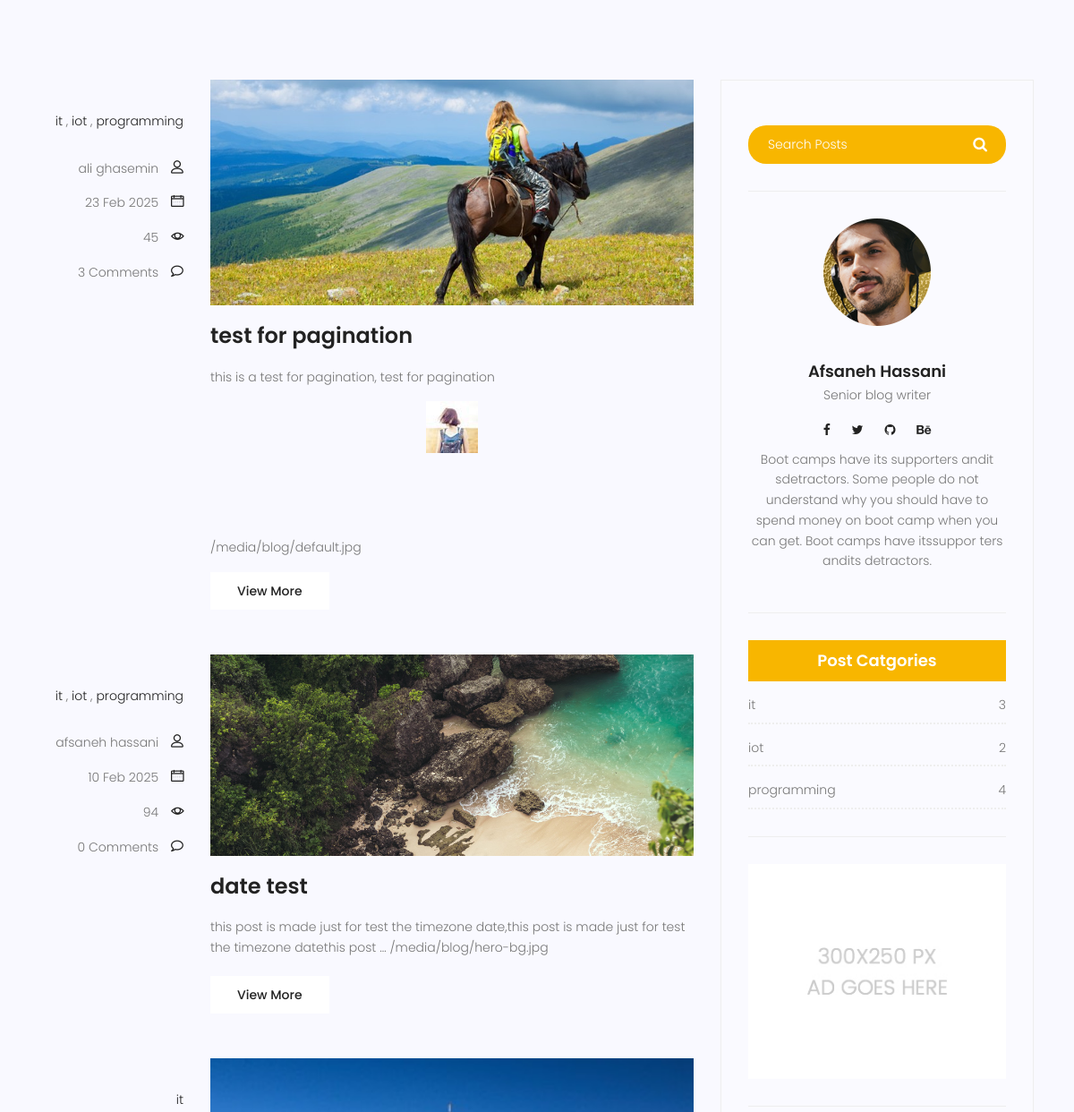
Page /blog/ (middle part) on the earlier database version.
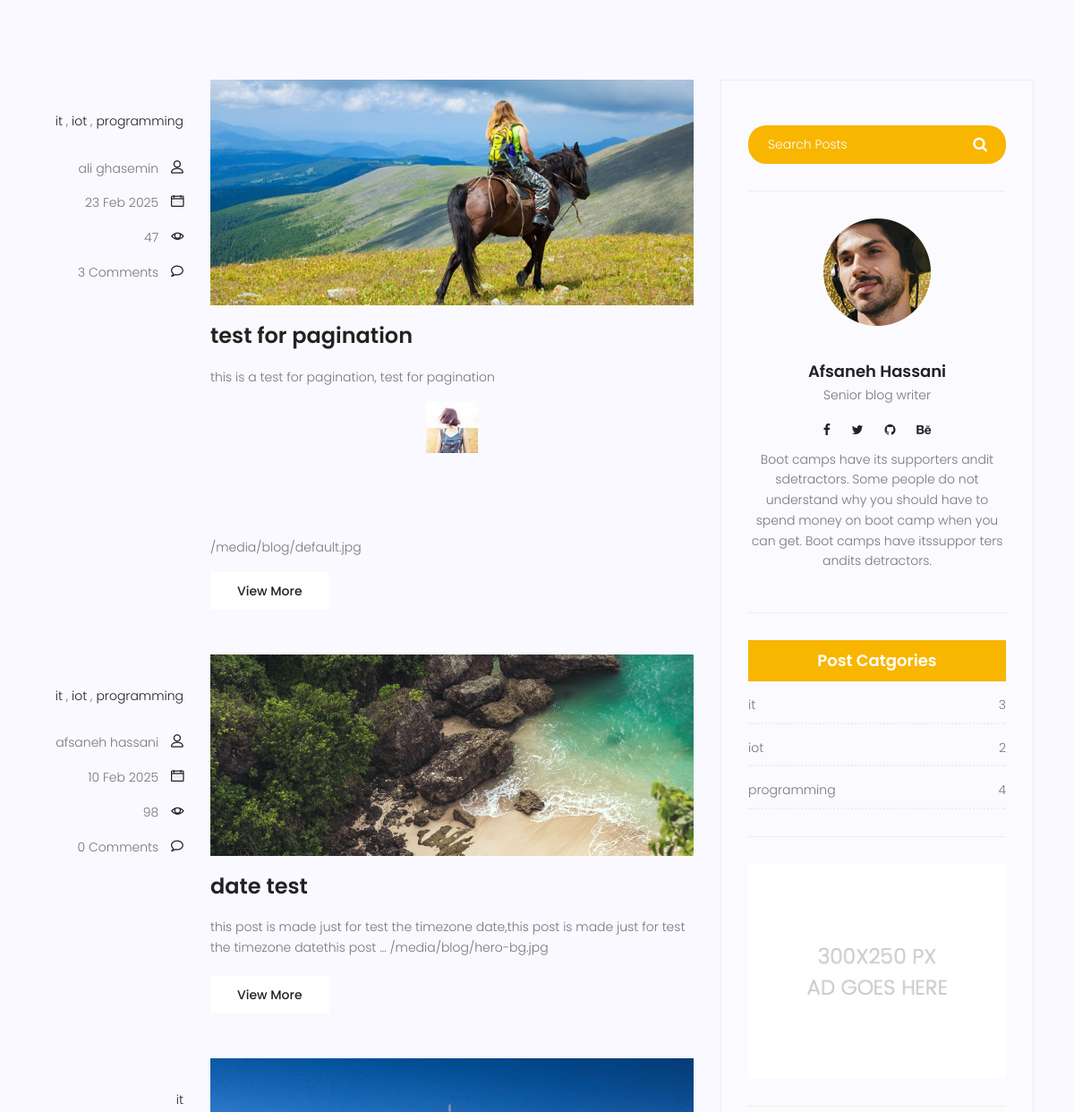
Same page on the later database version.
### blog/models.py (models this page shows, shortened)
class Category(models.Model):
    name=models.CharField(max_length=255)
    def __str__(self):
        return self.name

class Post(models.Model):
    image=models.ImageField(upload_to='blog/',default='blog/default.jpg')
    author=models.ForeignKey(User,on_delete=models.SET_NULL,null=True)
    title=models.CharField(max_length=255)
    content=models.TextField()
    tags=TaggableManager()
    category=models.ManyToManyField(Category)
    counted_view=models.IntegerField(default=0)
    status=models.BooleanField(default=False)
    login_requires=models.BooleanField(default=False)
    published_date=models.DateTimeField(null=True)
    created_date=models.DateTimeField(auto_now_add=True)
    updated_date=models.DateTimeField(auto_now=True)
    class Meta:
        ordering=['-created_date']

### blog/views.py (the view)
# urls.py: path('', blog_view, name='index'),
def blog_view(request,**kwargs):
    posts=Post.objects.filter(published_date__lte=timezone.now(),status=1)
    if kwargs.get('cat_name')!=None:
        posts=posts.filter(category__name=kwargs['cat_name'])
    if kwargs.get('author_username')!=None:
        posts=posts.filter(author__username=kwargs['author_username'])
    if kwargs.get('tag_name')!=None:
        posts=posts.filter(tags__name__in=[kwargs['tag_name']])
    posts=Paginator(posts,3)
    try:
        page_number=request.GET.get('page')
        posts=posts.get_page(page_number)
    except PageNotAnInteger:
        posts=posts.get_page(1)
    except EmptyPage:
        posts=posts.get_page(1)
    context={'posts': posts}
    return render(request,'blog/blog-home.html',context)

### blog/templatetags/blog-tags.py (called while the page is built)
@register.simple_tag(name='comments_count')
def function(pid):
    return Comment.objects.filter(post=pid, approved=True).count()

@register.inclusion_tag('blog/blog-post-categories.html')
def postcategories():
    posts=Post.objects.filter(status=1)
    categories=Category.objects.all()
    cat_dict={}
    for name in categories:
        cat_dict[name]=posts.filter(category=name).count()
    return {'categories':cat_dict}

### templates/blog/blog-home.html (shortened to what this page needs)
{% extends 'base.html' %}
{% load static %}
{% load blog-tags %}
{% block content %}
  <section class="top-category-widget-area pt-90 pb-90">
  </section>
  <section class="post-content-area">
    <div class="container">
      <div class="row">
        <div class="col-lg-8 posts-list">
          {%for post in posts%}
          <div class="single-post row">
            <div class="col-lg-3 col-md-3 meta-details">
              <ul class="tags">
                {%for cat in post.category.all%}
                <li> <a href='{% url 'blog:category' cat_name=cat.name %}'> {{cat.name}}</a> {%if not forloop.last %},{% endif %}</li>
                {%endfor%}
              </ul>
              <div class="user-details row">
                <p class="user-name col-lg-12 col-md-12 col-6">
                  <a href="{%url 'blog:author' author_username=post.author.username%}">{{post.author.get_full_name}}</a> <span class="lnr lnr-user"></span>
                </p>
                <p class="date col-lg-12 col-md-12 col-6">
                  <a href="#">{{post.published_date|date:'d M Y'}}</a> <span class="lnr lnr-calendar-full"></span>
                </p>
                <p class="view col-lg-12 col-md-12 col-6">
                  <a href="#">{{post.counted_view}}</a> <span class="lnr lnr-eye"></span>
                </p>
                <p class="comments col-lg-12 col-md-12 col-6">
                  <a href="#">{% comments_count post.id %} Comments</a> <span class="lnr lnr-bubble"></span>
                </p>
              </div>
            </div>
            <div class="col-lg-9 col-md-9">
              <div class="feature-img">
                <img class="img-fluid" src="{{post.image.url}}" alt="" />
              </div>
              <a class="posts-title" href={% url 'blog:single' pid=post.id %}><h3>{{post.title}}</h3></a>
              <p class="excert">{{post.content|truncatewords:20|safe}}
                {{post.image.url}}
              </p>
              <a href={% url 'blog:single' pid=post.id %} class="primary-btn">View More</a>
            </div>
          </div>
          {%endfor%}
        </div>
        <div class="col-lg-4 sidebar-widgets">
          <div class="widget-wrap">
            {%include 'blog/blog-search.html'%}
            {%include 'blog/blog-writer.html'%}
            {% postcategories %}
            {%include 'blog/blog-ads.html'%}
          </div>
        </div>
      </div>
    </div>
  </section>
{% endblock %}

### templates/base.html (shortened to what this page needs)
{% load compress %}
{% load static %}
<!DOCTYPE html>
<html lang="zxx" class="no-js">
<head>
		{%compress css%}
        <link rel="stylesheet" href="{% static 'css/linearicons.css' %}">
        <link rel="stylesheet" href="{% static 'css/font-awesome.min.css' %}">
        <link rel="stylesheet" href="{% static 'css/bootstrap.css' %}">
        <link rel="stylesheet" href="{% static 'css/magnific-popup.css' %}">
        <link rel="stylesheet" href="{% static 'css/jquery-ui.css' %}">
        <link rel="stylesheet" href="{% static 'css/nice-select.css' %}">
        <link rel="stylesheet" href="{% static 'css/animate.min.css' %}">
        <link rel="stylesheet" href="{% static 'css/owl.carousel.css' %}">
        <link rel="stylesheet" href="{% static 'css/main.css' %}">
		{%endcompress%}
    </head>
    <body>
        {% block content %}
        {% endblock %}
		</body>
	</html>

### templates/blog/blog-search.html
{% load static %}
<div class="single-sidebar-widget search-widget">
    <form class="search-form" action="{% url 'blog:search' %}" method='get'>
      <input placeholder="Search Posts" name="s" type="text" onfocus="this.placeholder = ''" onblur="this.placeholder = 'Search Posts'" />
      <button type="submit"><i class="fa fa-search"></i></button>
    </form>
  </div>

### templates/blog/blog-writer.html
{% load static %}
<div class="single-sidebar-widget user-info-widget">
    <img src="{% static 'img/blog/user-info.png' %}" alt="" />
    <a href="#"><h4>Afsaneh Hassani</h4></a>
    <p>Senior blog writer</p>
    <ul class="social-links">
      <li>
        <a href="#"><i class="fa fa-facebook"></i></a>
      </li>
      <li>
        <a href="#"><i class="fa fa-twitter"></i></a>
      </li>
      <li>
        <a href="#"><i class="fa fa-github"></i></a>
      </li>
      <li>
        <a href="#"><i class="fa fa-behance"></i></a>
      </li>
    </ul>
    <p>Boot camps have its supporters andit sdetractors. Some people do not understand why you should have to spend money on boot camp when you can get. Boot camps have itssuppor ters andits detractors.</p>
  </div>

### templates/blog/blog-post-categories.html
 {%load static  %}
<div class="single-sidebar-widget post-category-widget">
    <h4 class="category-title">Post Catgories</h4>
    <ul class="cat-list">
      {%for name,count in categories.items %}
      <li>
        <a href="{% url 'blog:category' cat_name=name%}" class="d-flex justify-content-between">
          <p>{{name}}</p>
          <p>{{count}}</p>
        </a>
      </li>
      {%endfor %}
    </ul>
  </div>

### templates/blog/blog-ads.html
{% load static %}
<div class="single-sidebar-widget ads-widget">
    <a href="#"><img class="img-fluid" src="{% static 'img/blog/ads-banner.jpg' %}" alt="" /></a>
  </div>

### templates/blog/blog-newsletter.html (shortened to what this page needs)
{% load static %}

### templates/blog/blog-tags.html (shortened to what this page needs)
{% load static %}

Differences in the rows shown:
changed Post "test for pagination": counted_view "45" → "47"
changed Post "date test": counted_view "94" → "98"
